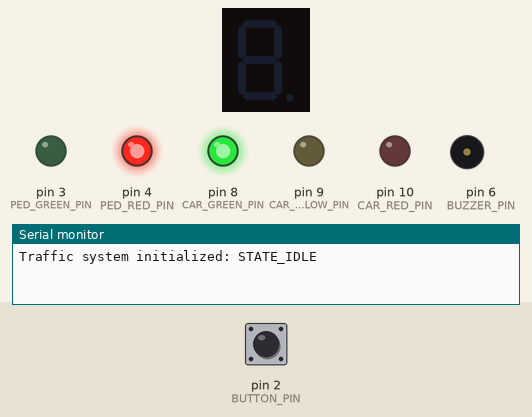
A sketch run on a simulated Arduino Uno, built with avr-gcc and run on an emulated ATmega328P. On the bench: 1-digit seven-segment display, output pins drawn as LEDs (lit = HIGH), buzzer (waves = sounding, pin HIGH), the last lines printed to the serial monitor. Wiring (inferred from the names in the program): 1-digit 7-segment display, segments lit when HIGH: segments pin 7, A3, pin 11, pin 12, pin 13, A0, A1, A2. The test bench sets the inputs (shaded band); at power-on: pin 2 (BUTTON_PIN) HIGH. The segment pins are drawn as the display they are named for; pins used as bus, display or sensor lines are not drawn.

Above: at 1.2 s.
1.3 s: pin 2 (BUTTON_PIN) pulled LOW for 0.15 s
At 10.0 s:
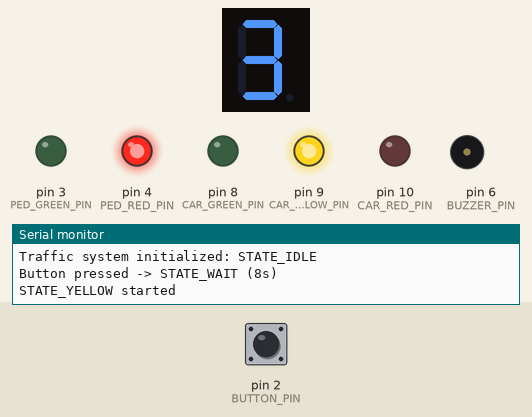
At 12.7 s:
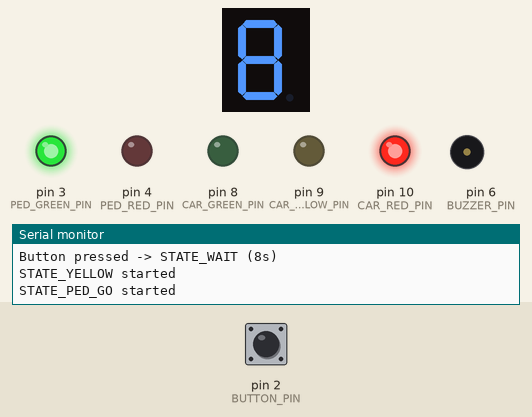
Timing chart, 0 to 22.5 s (numbered marks = the images above; inputs shaded):
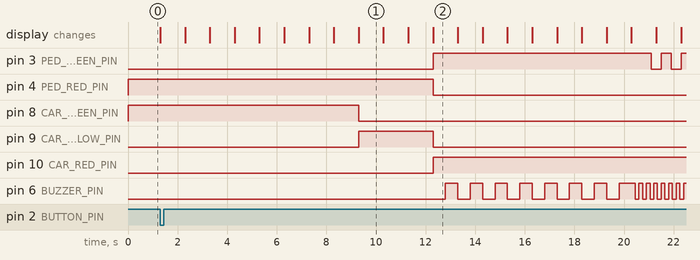

Measured:
- after the input at 1.3 s, pin 3 (PED_GREEN_PIN): goes HIGH 8.8 s, LOW 0.40 s, HIGH 0.40 s, LOW 0.40 s, then HIGH, starting after 11.0 s; pin 4 (PED_RED_PIN): HIGH → LOW after 11.0 s
- what the display in image 1 shows lasts 1.0 s, from 9.3 s to 10.3 s

The sketch:

homework_2.ino
```cpp
/*
  Homework #2 - Traffic Lights System
  Unibuc Robotics 2025–2026
  Author: [Your Name]
  Date: October 2025

  Description:
    Pedestrian crosswalk traffic lights using Arduino UNO.

    - 3 LEDs for cars (Green, Yellow, Red)
    - 2 LEDs for pedestrians (Red, Green)
    - 1 buzzer for audio signal
    - 1 push button with interrupt and INPUT_PULLUP
    - 1 seven-segment display (common cathode) for countdown

    States:
      1. STATE_IDLE   → Cars green, pedestrians red, buzzer off (waits for button)
      2. STATE_WAIT   → 8 s wait after button press (cars green, pedestrians red)
      3. STATE_YELLOW → Cars yellow for 3 s
      4. STATE_PED_GO → Pedestrians green for 8 s, buzzer slow
      5. STATE_WARNING→ Pedestrians blinking green for 4 s, buzzer fast, then back to idle
*/

#include <Arduino.h>

// ---------------- Pin definitions ----------------
// Pedestrian LEDs
const byte PED_GREEN_PIN  = 3;
const byte PED_RED_PIN    = 4;

// Button and buzzer
const byte BUTTON_PIN     = 2;    // interrupt pin (active LOW)
const byte BUZZER_PIN     = 6;

// Car traffic LEDs
const byte CAR_GREEN_PIN  = 8;
const byte CAR_YELLOW_PIN = 9;
const byte CAR_RED_PIN    = 10;

// 7-segment display pins (Common Cathode)
const byte SEG_A  = 7;
const byte SEG_B  = A3;   // moved here to avoid conflict with PED_RED_PIN
const byte SEG_C  = 11;
const byte SEG_D  = 12;
const byte SEG_E  = 13;
const byte SEG_F  = A0;
const byte SEG_G  = A1;
const byte SEG_DP = A2;

// ---------------- Timing configuration ----------------
const unsigned long WAIT_AFTER_PRESS = 8000UL;  // 8 s delay before yellow
const unsigned long YELLOW_DURATION  = 3000UL;  // 3 s yellow
const unsigned long PED_GO_DURATION  = 8000UL;  // 8 s pedestrian green
const unsigned long WARNING_DURATION = 4000UL;  // 4 s blink warning

const unsigned long DEBOUNCE_DELAY   = 200UL;   // debounce for interrupt
const unsigned long BLINK_INTERVAL   = 400UL;   // pedestrian blink interval
const unsigned long BUZZER_SLOW      = 500UL;   // slow beep (PED_GO)
const unsigned long BUZZER_FAST      = 150UL;   // fast beep (WARNING)

// ---------------- Globals ----------------
volatile bool buttonRequested = false;  // set by ISR
unsigned long lastInterruptTime = 0;

unsigned long stateStart = 0;
unsigned long requestedAt = 0;

unsigned long lastBlink = 0;
unsigned long lastBuzzerToggle = 0;

bool blinkState = false;
bool buzzerState = false;

// ---------------- State machine ----------------
enum State {
  STATE_IDLE,
  STATE_WAIT,
  STATE_YELLOW,
  STATE_PED_GO,
  STATE_WARNING
};
State currentState = STATE_IDLE;

// ---------------- 7-seg digits (common cathode) ----------------
// Bit order (LSB → MSB): A, B, C, D, E, F, G
const byte NUMBERS[] = {
  0b00111111, // 0
  0b00000110, // 1
  0b01011011, // 2
  0b01001111, // 3
  0b01100110, // 4
  0b01101101, // 5
  0b01111101, // 6
  0b00000111, // 7
  0b01111111, // 8
  0b01101111  // 9
};

// ---------------- Function declarations ----------------
void onButtonPress();
void setCarsGreen();
void setCarsYellow();
void setCarsRed();
void setPedRed();
void setPedGreen();
void clearDisplay();
void displayNumber(int num);
void handleBuzzer(unsigned long now, unsigned long interval);
void handleBlink(unsigned long now);

// ---------------- Setup ----------------
void setup() {
  Serial.begin(9600);

  pinMode(PED_GREEN_PIN, OUTPUT);
  pinMode(PED_RED_PIN, OUTPUT);

  pinMode(CAR_GREEN_PIN, OUTPUT);
  pinMode(CAR_YELLOW_PIN, OUTPUT);
  pinMode(CAR_RED_PIN, OUTPUT);

  pinMode(BUZZER_PIN, OUTPUT);

  // 7-segment setup
  pinMode(SEG_A, OUTPUT);
  pinMode(SEG_B, OUTPUT);
  pinMode(SEG_C, OUTPUT);
  pinMode(SEG_D, OUTPUT);
  pinMode(SEG_E, OUTPUT);
  pinMode(SEG_F, OUTPUT);
  pinMode(SEG_G, OUTPUT);
  pinMode(SEG_DP, OUTPUT);

  // Button input with internal pull-up (active LOW)
  pinMode(BUTTON_PIN, INPUT_PULLUP);

  // Interrupt setup
  attachInterrupt(digitalPinToInterrupt(BUTTON_PIN), onButtonPress, FALLING);

  // Initial state
  setCarsGreen();
  setPedRed();
  clearDisplay();

  Serial.println("Traffic system initialized: STATE_IDLE");
}

// ---------------- Loop ----------------
void loop() {
  unsigned long now = millis();

  switch (currentState) {

    case STATE_IDLE:
      if (buttonRequested) {
        buttonRequested = false;
        requestedAt = now;
        currentState = STATE_WAIT;
        stateStart = now;
        Serial.println("Button pressed -> STATE_WAIT (8s)");
        setCarsGreen();
        setPedRed();
      }
      break;

    case STATE_WAIT: {
      unsigned long elapsed = now - requestedAt;
      int remaining = (WAIT_AFTER_PRESS - elapsed + 999) / 1000;
      if (remaining < 0) remaining = 0;
      displayNumber(remaining > 9 ? 9 : remaining);

      if (elapsed >= WAIT_AFTER_PRESS) {
        currentState = STATE_YELLOW;
        stateStart = now;
        Serial.println("STATE_YELLOW started");
        setCarsYellow();
        setPedRed();
      }
      break;
    }

    case STATE_YELLOW: {
      unsigned long elapsed = now - stateStart;
      int remaining = (YELLOW_DURATION - elapsed + 999) / 1000;
      if (remaining < 0) remaining = 0;
      displayNumber(remaining > 9 ? 9 : remaining);

      if (elapsed >= YELLOW_DURATION) {
        currentState = STATE_PED_GO;
        stateStart = now;
        Serial.println("STATE_PED_GO started");
        setCarsRed();
        setPedGreen();
        lastBuzzerToggle = now;
        buzzerState = false;
      }
      break;
    }

    case STATE_PED_GO: {
      unsigned long elapsed = now - stateStart;
      int remaining = (PED_GO_DURATION - elapsed + 999) / 1000;
      if (remaining < 0) remaining = 0;
      displayNumber(remaining > 9 ? 9 : remaining);

      handleBuzzer(now, BUZZER_SLOW);

      if (elapsed >= PED_GO_DURATION) {
        currentState = STATE_WARNING;
        stateStart = now;
        Serial.println("STATE_WARNING started");
        lastBlink = now;
        lastBuzzerToggle = now;
      }
      break;
    }

    case STATE_WARNING: {
      unsigned long elapsed = now - stateStart;
      int remaining = (WARNING_DURATION - elapsed + 999) / 1000;
      if (remaining < 0) remaining = 0;
      displayNumber(remaining > 9 ? 9 : remaining);

      handleBuzzer(now, BUZZER_FAST);
      handleBlink(now);

      if (elapsed >= WARNING_DURATION) {
        currentState = STATE_IDLE;
        Serial.println("Returning to STATE_IDLE");
        setCarsGreen();
        setPedRed();
        clearDisplay();
        digitalWrite(BUZZER_PIN, LOW);
        buzzerState = false;
        blinkState = false;
      }
      break;
    }
  }
}

// ---------------- Interrupt Handler ----------------
void onButtonPress() {
  unsigned long now = millis();
  if (now - lastInterruptTime < DEBOUNCE_DELAY) return;
  lastInterruptTime = now;

  if (currentState == STATE_IDLE) {
    buttonRequested = true;
  }
}

// ---------------- Helper Functions ----------------
void setCarsGreen() {
  digitalWrite(CAR_GREEN_PIN, HIGH);
  digitalWrite(CAR_YELLOW_PIN, LOW);
  digitalWrite(CAR_RED_PIN, LOW);
}
void setCarsYellow() {
  digitalWrite(CAR_GREEN_PIN, LOW);
  digitalWrite(CAR_YELLOW_PIN, HIGH);
  digitalWrite(CAR_RED_PIN, LOW);
}
void setCarsRed() {
  digitalWrite(CAR_GREEN_PIN, LOW);
  digitalWrite(CAR_YELLOW_PIN, LOW);
  digitalWrite(CAR_RED_PIN, HIGH);
}
void setPedRed() {
  digitalWrite(PED_RED_PIN, HIGH);
  digitalWrite(PED_GREEN_PIN, LOW);
}
void setPedGreen() {
  digitalWrite(PED_RED_PIN, LOW);
  digitalWrite(PED_GREEN_PIN, HIGH);
}

void handleBuzzer(unsigned long now, unsigned long interval) {
  if (now - lastBuzzerToggle >= interval) {
    lastBuzzerToggle = now;
    buzzerState = !buzzerState;
    digitalWrite(BUZZER_PIN, buzzerState);
  }
}

void handleBlink(unsigned long now) {
  if (now - lastBlink >= BLINK_INTERVAL) {
    lastBlink = now;
    blinkState = !blinkState;
    digitalWrite(PED_GREEN_PIN, blinkState);
  }
}

void displayNumber(int num) {
  if (num < 0 || num > 9) return;
  byte segs = NUMBERS[num];
  digitalWrite(SEG_A, bitRead(segs, 0));
  digitalWrite(SEG_B, bitRead(segs, 1));
  digitalWrite(SEG_C, bitRead(segs, 2));
  digitalWrite(SEG_D, bitRead(segs, 3));
  digitalWrite(SEG_E, bitRead(segs, 4));
  digitalWrite(SEG_F, bitRead(segs, 5));
  digitalWrite(SEG_G, bitRead(segs, 6));
  digitalWrite(SEG_DP, LOW);
}

void clearDisplay() {
  digitalWrite(SEG_A, LOW);
  digitalWrite(SEG_B, LOW);
  digitalWrite(SEG_C, LOW);
  digitalWrite(SEG_D, LOW);
  digitalWrite(SEG_E, LOW);
  digitalWrite(SEG_F, LOW);
  digitalWrite(SEG_G, LOW);
  digitalWrite(SEG_DP, LOW);
}
```
